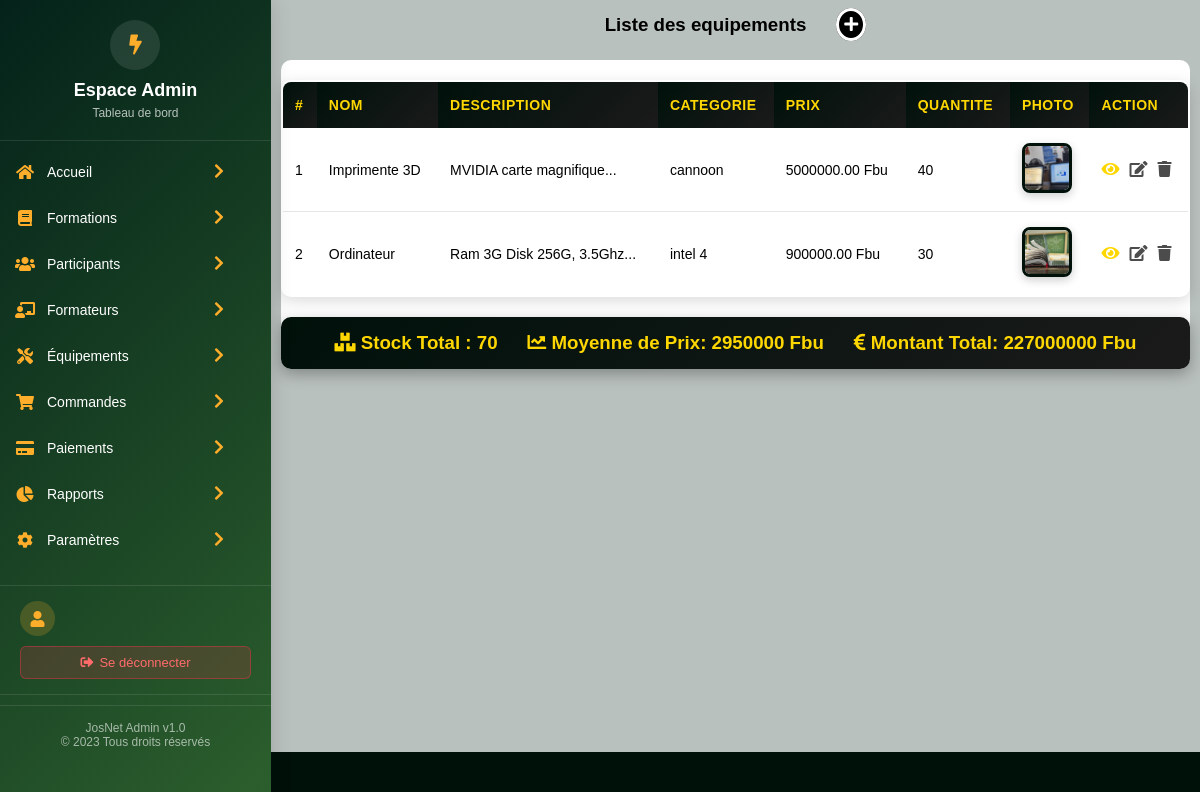
The app's page /Admin/liste_equipement.php, older data.
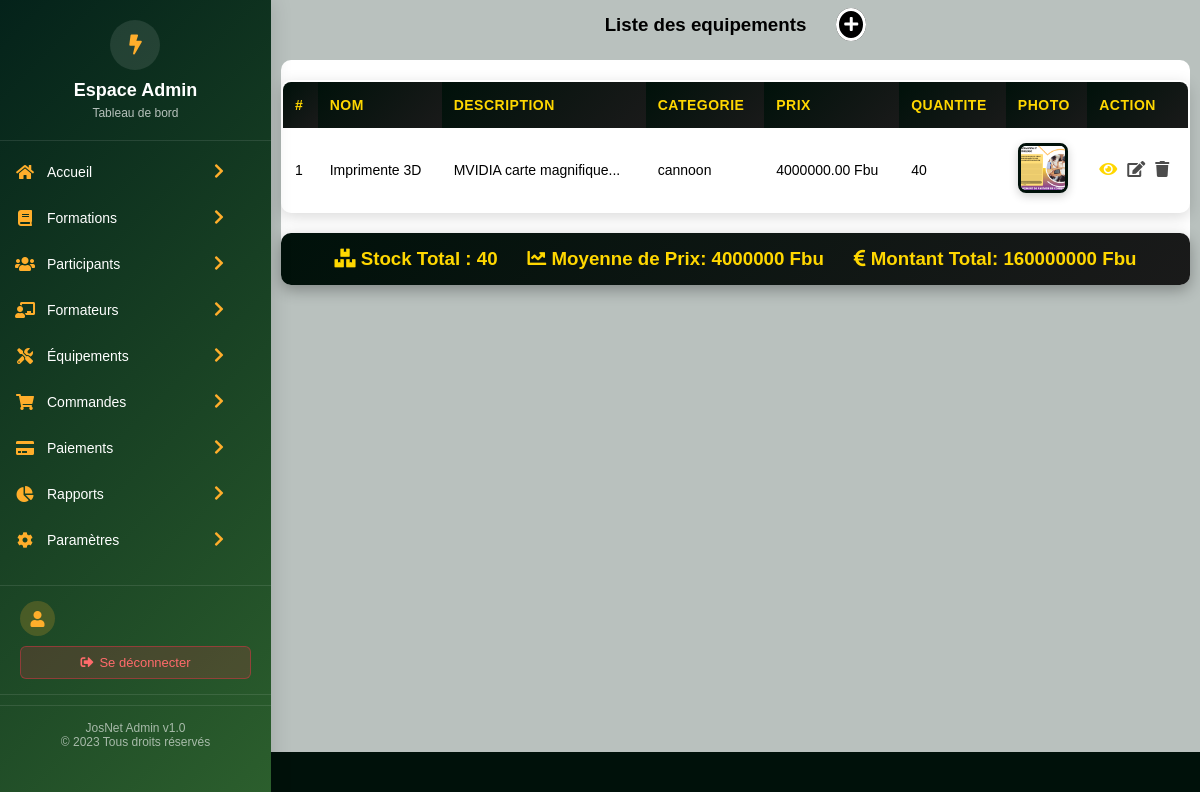
The same page, newer data.
### tables this page shows
CREATE TABLE IF NOT EXISTS `produits` (
  `id_produit` int NOT NULL AUTO_INCREMENT,
  `nom` varchar(200) NOT NULL,
  `description` text,
  `prix` decimal(10,2) NOT NULL,
  `stock` int NOT NULL,
  `categorie` varchar(100) DEFAULT NULL,
  `date_ajout` timestamp NULL DEFAULT CURRENT_TIMESTAMP,
  `photo` text NOT NULL,
  PRIMARY KEY (`id_produit`)
);

### modele/produit.php (called while the page is built, shortened)
<?php
class Produit {
    private $id_produit;
    private $nom;
    private $description;
    private $prix;
    private $stock;
    private $categorie;
    private $photo;
    public function __construct($nom, $description, $prix, $stock, $categorie, $photo, $date_ajout = null) {
        $this->nom = $nom;
        $this->description = $description;
        $this->prix = $prix;
        $this->stock = $stock;
        $this->categorie = $categorie;
        $this->photo = $photo;
    }
    public function getIdProduit() { return $this->id_produit; }
    public function getNom() { return $this->nom; }
    public function getDescription() { return $this->description; }
    public function getPrix() { return $this->prix; }
    public function getStock() { return $this->stock; }
    public function getCategorie() { return $this->categorie; }
    public function getPhoto() { return $this->photo; }
    public function setIdProduit($id) { $this->id_produit = $id; }
}
?>
<?php
include_once('base.php');
class CRUDProduit {
    private $connexion;
    public function __construct() {
        $db = new Database();
        $this->connexion = $db->getConnection();
    }
    public function getAllProduits() {
        $sql = "SELECT * FROM produits ORDER BY date_ajout DESC";
        $stmt = $this->connexion->query($sql);
        $produits = [];
        while($row = $stmt->fetch(PDO::FETCH_ASSOC)) {
            $produits[] = $this->hydrate($row);
        }
        return $produits;
    }
    private function hydrate($data) {
        $p = new Produit(
            $data['nom'],
            $data['description'],
            $data['prix'],
            $data['stock'],
            $data['categorie'],
            $data['photo'],
            $data['date_ajout']
        );
        $p->setIdProduit($data['id_produit']);
        return $p;
    }
}
?>

### modele/base.php (called while the page is built, shortened)
<?php
class Database {
    private static string $host = "localhost";
    private static string $dbname = "josnet";
    private static string $username = "root";
    private static string $password = "";
    private static ?PDO $conn = null;
    public static function getConnection(): PDO {
        if (self::$conn === null) {
            try {
                self::$conn = new PDO(
                    "mysql:host=" . self::$host . ";dbname=" . self::$dbname . ";charset=utf8",
                    self::$username,
                    self::$password
                );
                self::$conn->setAttribute(PDO::ATTR_ERRMODE, PDO::ERRMODE_EXCEPTION);
                self::$conn->setAttribute(PDO::ATTR_DEFAULT_FETCH_MODE, PDO::FETCH_ASSOC);
            } catch (PDOException $e) {
                die("❌ Erreur de connexion à la base de données : " . $e->getMessage());
            }
        }
        return self::$conn;
    }
}
?>

### controle/controleur_produit.php (called while the page is built, shortened)
<?php
include_once("../modele/produit.php");
class ProduitController {
    private $crudProduit;
    public function __construct() {
        $this->crudProduit = new CRUDProduit();
    }
    public function getAllProduits(): array {
        try {
            $produits = $this->crudProduit->getAllProduits();
            return [
                'success' => true,
                'data' => $produits,
                'count' => count($produits),
                'stats' => $this->calculateStats($produits)
            ];
        } catch (Exception $e) {
            return [
                'success' => false,
                'message' => 'Erreur: ' . $e->getMessage()
            ];
        }
    }
    private function calculateStats(array $produits): array {
        $stats = [
            'count' => count($produits),
            'total_stock' => 0,
            'total_valeur' => 0,
            'average_price' => 0,
            'min_price' => null,
            'max_price' => null
        ];
        if ($stats['count'] > 0) {
            $totalPrice = 0;
            $minPrice = PHP_FLOAT_MAX;
            $maxPrice = PHP_FLOAT_MIN;
            foreach ($produits as $produit) {
                $stock = $produit->getStock();
                $price = $produit->getPrix();
                $valeur = $price * $stock;
                $stats['total_stock'] += $stock;
                $stats['total_valeur'] += $valeur;
                $totalPrice += $price;
                if ($price < $minPrice) $minPrice = $price;
                if ($price > $maxPrice) $maxPrice = $price;
            }
            $stats['average_price'] = round($totalPrice / $stats['count'], 2);
            $stats['min_price'] = $minPrice;
            $stats['max_price'] = $maxPrice;
        }
        return $stats;
    }
}

### Admin/liste_equipement.php (the view, shortened to what the changed rows need)
<!DOCTYPE html>
<html lang="en">
<head>
    <?php
        include_once('../controle/controleur_produit.php');
        $ProduitController = new ProduitController();
        $produits = $ProduitController->getAllProduits();
    ?>
    <link rel="stylesheet" href="../vue/font-awesome/css/all.min.css">
    <link rel="stylesheet" href="../vue/styles/stylemenu.css">
</head>
<body>
    <div class="header_dash">
        <div class="cont_dash">
            <div class="ail_fle">
                 <?php include_once('menu.php');?>
                <div class="dashcontainu">
                    <div class="tabl_contnu">
                        <div class="principal">
                            <table>
                                    <thead>
                                        <tr>
                                            <th>#</th>
                                            <th>Nom</th>
                                            <th>Description</th>
                                            <th>categorie</th>
                                            <th>Prix</th>
                                            <th>Quantite</th>
                                            <th>Photo</th>
                                            <th>action</th>
                                        </tr>
                                    </thead>
                                   <?php $counter = 1; foreach($produits['data'] as $produit):?>
                                    <tr>
                                        <td><?=$counter++?></td>
                                        <td><?=$produit->getNom()?></td>
                                        <td><?=substr($produit->getDescription(), 0, 50)?>...</td>
                                        <td><?=$produit->getCategorie()?></td>
                                        <td><?=$produit->getPrix()?> Fbu</td>
                                        <td><?=$produit->getStock()?></td>
                                        <td><img src="../controle/<?=$produit->getPhoto()?>" alt="Equipement" class="product-image">
                                        </td>
                                        <td>
                                                <div class="icons_actuality">
                                                    <div class="voir" data-tooltip="Voir" onclick="showProductCard({
                                                        nom: '<?=addslashes($produit->getNom())?>',
                                                        description: '<?=addslashes($produit->getDescription())?>',
                                                        categorie: '<?=addslashes($produit->getCategorie())?>',
                                                        prix: '<?=$produit->getPrix()?>',
                                                        stock: '<?=$produit->getStock()?>',
                                                        photo: '../controle/<?=$produit->getPhoto()?>'
                                                    })">
                                                        <i class="fas fa-eye"></i>
                                                    </div>
                                                    <a href="AjoutProduit.php?resp=<?= $produit->getIdProduit() ?>"><div class="modifier" data-tooltip="modifier"><i class="fas fa-edit"></i></div></a>
                                                    <a href="../controle/index.php?do=produit_delete&id=<?= $produit->getIdProduit() ?>"> <div class="supprimer_" data-tooltip="supprimer"><i class="fas fa-trash"></i></div></a>
                                                </div>
                                            </td>
                                    </tr>
                                    <?php endforeach;?>
                                </table>
                                <div style="display:flex; justify-content:center; align-items:center; margin-top:20px; padding:15px; gap:30px; background: linear-gradient(135deg, #00110a, #1a1a1a); color:gold; border-radius:10px; box-shadow: 0 5px 15px rgba(0,0,0,0.3);">
                                    <h3><i class="fas fa-boxes"></i> Stock Total : <?=$produits['stats']['total_stock'] ?>   </h3>
                                    <h3><i class="fas fa-chart-line"></i> Moyenne de Prix: <?=$produits['stats']['average_price'] ?> Fbu   </h3>
                                    <h3><i class="fas fa-euro-sign"></i> Montant Total: <?=$produits['stats']['total_valeur'] ?> Fbu  </h3>
                                </div>
                        </div>
                    </div>
                </div>
            </div>
        </div>
    </div>
</body>
</html>

Row changes from the older to the newer data that the page shows:
removed produits: nom "Ordinateur", description "Ram 3G Disk 256G, 3.5Ghz", categorie "intel 4", prix "900000.00", stock "30", photo (picture)
changed produits "Imprimente 3D": prix "5000000.00" → "4000000.00"; photo: a different picture; stock (not shown) → "40"
Text that changed along with them:
$produits['stats']['average_price']: "2950000" → "4000000"
$produits['stats']['total_valeur']: "227000000" → "160000000"
$produits['stats']['total_stock']: "70" → (not shown)
